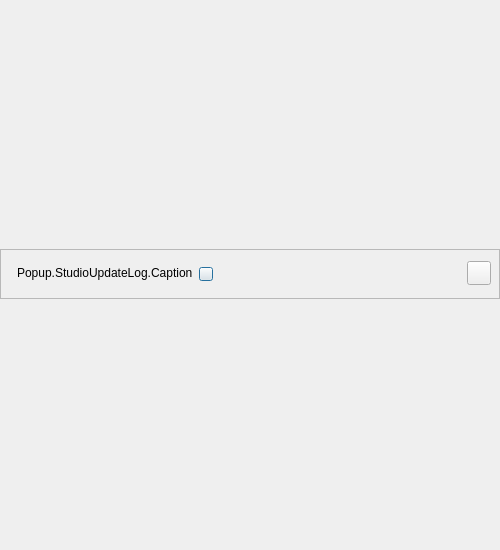
<?xml version="1.0" encoding="UTF-8"?>
<ui version="4.0">
 <class>AFQStudioUpdateLogDialog</class>
 <widget class="QDialog" name="AFQStudioUpdateLogDialog">
  <property name="geometry">
   <rect>
    <x>0</x>
    <y>0</y>
    <width>500</width>
    <height>550</height>
   </rect>
  </property>
  <property name="sizePolicy">
   <sizepolicy hsizetype="Preferred" vsizetype="Fixed">
    <horstretch>0</horstretch>
    <verstretch>0</verstretch>
   </sizepolicy>
  </property>
  <property name="minimumSize">
   <size>
    <width>500</width>
    <height>550</height>
   </size>
  </property>
  <property name="maximumSize">
   <size>
    <width>800</width>
    <height>16777215</height>
   </size>
  </property>
  <property name="windowTitle">
   <string>Dialog</string>
  </property>
  <property name="styleSheet">
   <string notr="true"/>
  </property>
  <layout class="QVBoxLayout" name="verticalLayout">
   <property name="spacing">
    <number>0</number>
   </property>
   <property name="leftMargin">
    <number>0</number>
   </property>
   <property name="topMargin">
    <number>0</number>
   </property>
   <property name="rightMargin">
    <number>0</number>
   </property>
   <property name="bottomMargin">
    <number>0</number>
   </property>
   <item>
    <widget class="QFrame" name="titleFrame">
     <property name="maximumSize">
      <size>
       <width>16777215</width>
       <height>50</height>
      </size>
     </property>
     <property name="frameShape">
      <enum>QFrame::StyledPanel</enum>
     </property>
     <property name="frameShadow">
      <enum>QFrame::Raised</enum>
     </property>
     <property name="MoveInAllArea" stdset="0">
      <bool>true</bool>
     </property>
     <layout class="QHBoxLayout" name="horizontalLayout_1">
      <property name="spacing">
       <number>6</number>
      </property>
      <property name="leftMargin">
       <number>16</number>
      </property>
      <property name="topMargin">
       <number>6</number>
      </property>
      <property name="rightMargin">
       <number>8</number>
      </property>
      <property name="bottomMargin">
       <number>8</number>
      </property>
      <item>
       <widget class="QLabel" name="labelCaption">
        <property name="text">
         <string>Popup.StudioUpdateLog.Caption</string>
        </property>
        <property name="labelType" stdset="0">
         <string>labelTitle</string>
        </property>
       </widget>
      </item>
      <item>
       <layout class="QVBoxLayout" name="verticalLayout_2">
        <property name="leftMargin">
         <number>0</number>
        </property>
        <property name="topMargin">
         <number>3</number>
        </property>
        <item>
         <widget class="QPushButton" name="pushButton_Refresh">
          <property name="minimumSize">
           <size>
            <width>14</width>
            <height>14</height>
           </size>
          </property>
          <property name="maximumSize">
           <size>
            <width>14</width>
            <height>14</height>
           </size>
          </property>
          <property name="text">
           <string/>
          </property>
          <property name="iconSize">
           <size>
            <width>14</width>
            <height>14</height>
           </size>
          </property>
          <property name="buttonType" stdset="0">
           <string>refreshButton</string>
          </property>
         </widget>
        </item>
       </layout>
      </item>
      <item>
       <spacer name="horizontalSpacer_2">
        <property name="orientation">
         <enum>Qt::Horizontal</enum>
        </property>
        <property name="sizeHint" stdset="0">
         <size>
          <width>40</width>
          <height>20</height>
         </size>
        </property>
       </spacer>
      </item>
      <item>
       <widget class="QPushButton" name="pushButton_Close">
        <property name="minimumSize">
         <size>
          <width>24</width>
          <height>24</height>
         </size>
        </property>
        <property name="maximumSize">
         <size>
          <width>24</width>
          <height>24</height>
         </size>
        </property>
        <property name="text">
         <string/>
        </property>
        <property name="buttonType" stdset="0">
         <string>closeButton</string>
        </property>
       </widget>
      </item>
     </layout>
    </widget>
   </item>
   <item>
    <layout class="QVBoxLayout" name="verticalLayoutUpdateLog">
     <property name="spacing">
      <number>0</number>
     </property>
     <property name="leftMargin">
      <number>1</number>
     </property>
     <property name="topMargin">
      <number>1</number>
     </property>
     <property name="rightMargin">
      <number>1</number>
     </property>
     <property name="bottomMargin">
      <number>1</number>
     </property>
    </layout>
   </item>
  </layout>
 </widget>
 <resources/>
 <connections/>
</ui>
